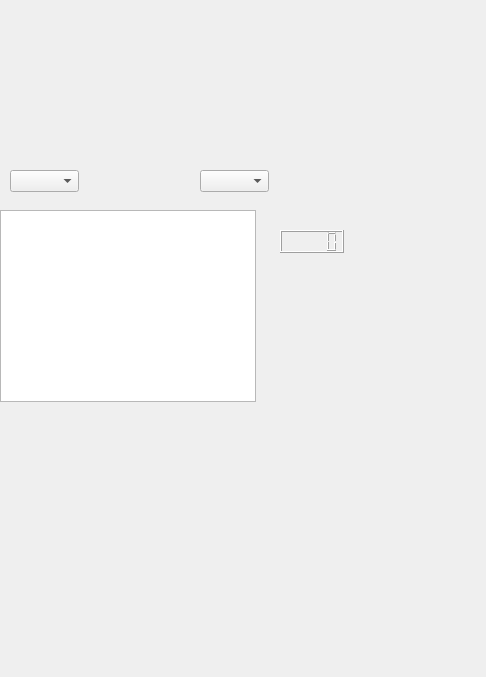
<?xml version="1.0" encoding="UTF-8"?>
<ui version="4.0">
 <class>Form</class>
 <widget class="QWidget" name="Form">
  <property name="geometry">
   <rect>
    <x>0</x>
    <y>0</y>
    <width>486</width>
    <height>677</height>
   </rect>
  </property>
  <property name="windowTitle">
   <string>Form</string>
  </property>
  <widget class="QWidget" name="horizontalLayoutWidget">
   <property name="geometry">
    <rect>
     <x>0</x>
     <y>70</y>
     <width>160</width>
     <height>80</height>
    </rect>
   </property>
   <layout class="QHBoxLayout" name="horizontalLayout"/>
  </widget>
  <widget class="QWidget" name="gridLayoutWidget">
   <property name="geometry">
    <rect>
     <x>180</x>
     <y>70</y>
     <width>160</width>
     <height>80</height>
    </rect>
   </property>
   <layout class="QGridLayout" name="gridLayout"/>
  </widget>
  <widget class="QComboBox" name="comboBox">
   <property name="geometry">
    <rect>
     <x>10</x>
     <y>170</y>
     <width>69</width>
     <height>22</height>
    </rect>
   </property>
  </widget>
  <widget class="QComboBox" name="comboBox_2">
   <property name="geometry">
    <rect>
     <x>200</x>
     <y>170</y>
     <width>69</width>
     <height>22</height>
    </rect>
   </property>
  </widget>
  <widget class="QTextBrowser" name="textBrowser">
   <property name="geometry">
    <rect>
     <x>0</x>
     <y>210</y>
     <width>256</width>
     <height>192</height>
    </rect>
   </property>
  </widget>
  <widget class="QLCDNumber" name="lcdNumber">
   <property name="geometry">
    <rect>
     <x>280</x>
     <y>230</y>
     <width>64</width>
     <height>23</height>
    </rect>
   </property>
  </widget>
 </widget>
 <resources/>
 <connections/>
</ui>
